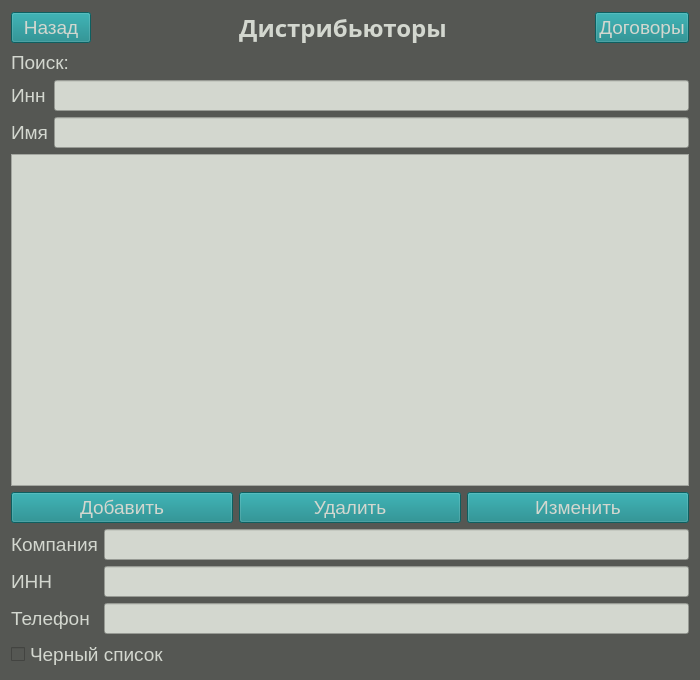
<?xml version="1.0" encoding="UTF-8"?>
<ui version="4.0">
 <class>DistributorsWindow</class>
 <widget class="QWidget" name="DistributorsWindow">
  <property name="geometry">
   <rect>
    <x>0</x>
    <y>0</y>
    <width>700</width>
    <height>680</height>
   </rect>
  </property>
  <property name="windowTitle">
   <string>АИС МЭТ</string>
  </property>
  <property name="styleSheet">
   <string notr="true">background-color: rgb(85, 87, 83);</string>
  </property>
  <layout class="QGridLayout" name="gridLayout_2">
   <item row="0" column="0">
    <layout class="QGridLayout" name="gridLayout">
     <item row="0" column="0">
      <layout class="QHBoxLayout" name="horizontalLayout">
       <item>
        <widget class="QPushButton" name="btnBack">
         <property name="font">
          <font>
           <pointsize>14</pointsize>
          </font>
         </property>
         <property name="styleSheet">
          <string notr="true">background-color: rgb(18, 133, 135);
color: rgb(211, 215, 207);
border-color: rgb(211, 215, 207);</string>
         </property>
         <property name="text">
          <string>Назад</string>
         </property>
        </widget>
       </item>
       <item>
        <widget class="QLabel" name="label_15">
         <property name="sizePolicy">
          <sizepolicy hsizetype="Expanding" vsizetype="Preferred">
           <horstretch>0</horstretch>
           <verstretch>0</verstretch>
          </sizepolicy>
         </property>
         <property name="font">
          <font>
           <family>Ubuntu Mono</family>
           <pointsize>18</pointsize>
           <weight>75</weight>
           <bold>true</bold>
          </font>
         </property>
         <property name="styleSheet">
          <string notr="true">color: rgb(211, 215, 207);</string>
         </property>
         <property name="text">
          <string>Дистрибьюторы</string>
         </property>
         <property name="alignment">
          <set>Qt::AlignCenter</set>
         </property>
        </widget>
       </item>
       <item>
        <widget class="QPushButton" name="btnBack_2">
         <property name="font">
          <font>
           <pointsize>14</pointsize>
          </font>
         </property>
         <property name="styleSheet">
          <string notr="true">background-color: rgb(18, 133, 135);
color: rgb(211, 215, 207);
border-color: rgb(211, 215, 207);</string>
         </property>
         <property name="text">
          <string>Договоры</string>
         </property>
        </widget>
       </item>
      </layout>
     </item>
     <item row="1" column="0">
      <widget class="QLabel" name="label_16">
       <property name="font">
        <font>
         <pointsize>14</pointsize>
        </font>
       </property>
       <property name="styleSheet">
        <string notr="true">color: rgb(211, 215, 207);</string>
       </property>
       <property name="text">
        <string>Поиск:</string>
       </property>
      </widget>
     </item>
     <item row="2" column="0">
      <layout class="QHBoxLayout" name="horizontalLayout_2">
       <item>
        <layout class="QVBoxLayout" name="verticalLayout_9">
         <item>
          <widget class="QLabel" name="label_17">
           <property name="font">
            <font>
             <pointsize>14</pointsize>
            </font>
           </property>
           <property name="styleSheet">
            <string notr="true">color: rgb(211, 215, 207);</string>
           </property>
           <property name="text">
            <string>Инн</string>
           </property>
          </widget>
         </item>
         <item>
          <widget class="QLabel" name="label_18">
           <property name="font">
            <font>
             <pointsize>14</pointsize>
            </font>
           </property>
           <property name="styleSheet">
            <string notr="true">color: rgb(211, 215, 207);</string>
           </property>
           <property name="text">
            <string>Имя</string>
           </property>
          </widget>
         </item>
        </layout>
       </item>
       <item>
        <layout class="QVBoxLayout" name="verticalLayout_10">
         <item>
          <widget class="QLineEdit" name="leINNSearch">
           <property name="font">
            <font>
             <pointsize>14</pointsize>
            </font>
           </property>
           <property name="styleSheet">
            <string notr="true">color: rgb(46, 52, 54);
background-color: rgb(211, 215, 207);</string>
           </property>
           <property name="text">
            <string/>
           </property>
          </widget>
         </item>
         <item>
          <widget class="QLineEdit" name="leNameSearch">
           <property name="font">
            <font>
             <pointsize>14</pointsize>
            </font>
           </property>
           <property name="styleSheet">
            <string notr="true">color: rgb(46, 52, 54);
background-color: rgb(211, 215, 207);</string>
           </property>
           <property name="text">
            <string/>
           </property>
          </widget>
         </item>
        </layout>
       </item>
      </layout>
     </item>
     <item row="3" column="0">
      <widget class="QTableWidget" name="twDistributors">
       <property name="font">
        <font>
         <pointsize>14</pointsize>
        </font>
       </property>
       <property name="styleSheet">
        <string notr="true">background-color: rgb(211, 215, 207);</string>
       </property>
      </widget>
     </item>
     <item row="4" column="0">
      <layout class="QHBoxLayout" name="horizontalLayout_8">
       <item>
        <widget class="QPushButton" name="btnAdd">
         <property name="font">
          <font>
           <pointsize>14</pointsize>
          </font>
         </property>
         <property name="styleSheet">
          <string notr="true">background-color: rgb(18, 133, 135);
color: rgb(211, 215, 207);
border-color: rgb(211, 215, 207);</string>
         </property>
         <property name="text">
          <string>Добавить</string>
         </property>
        </widget>
       </item>
       <item>
        <widget class="QPushButton" name="btnDelete">
         <property name="font">
          <font>
           <pointsize>14</pointsize>
          </font>
         </property>
         <property name="styleSheet">
          <string notr="true">background-color: rgb(18, 133, 135);
color: rgb(211, 215, 207);
border-color: rgb(211, 215, 207);</string>
         </property>
         <property name="text">
          <string>Удалить</string>
         </property>
        </widget>
       </item>
       <item>
        <widget class="QPushButton" name="btnChange">
         <property name="font">
          <font>
           <pointsize>14</pointsize>
          </font>
         </property>
         <property name="styleSheet">
          <string notr="true">background-color: rgb(18, 133, 135);
color: rgb(211, 215, 207);
border-color: rgb(211, 215, 207);</string>
         </property>
         <property name="text">
          <string>Изменить</string>
         </property>
        </widget>
       </item>
      </layout>
     </item>
     <item row="5" column="0">
      <layout class="QHBoxLayout" name="horizontalLayout_9">
       <item>
        <layout class="QVBoxLayout" name="verticalLayout_11">
         <item>
          <widget class="QLabel" name="label_19">
           <property name="font">
            <font>
             <pointsize>14</pointsize>
            </font>
           </property>
           <property name="styleSheet">
            <string notr="true">color: rgb(211, 215, 207);</string>
           </property>
           <property name="text">
            <string>Компания</string>
           </property>
          </widget>
         </item>
         <item>
          <widget class="QLabel" name="label_20">
           <property name="font">
            <font>
             <pointsize>14</pointsize>
            </font>
           </property>
           <property name="styleSheet">
            <string notr="true">color: rgb(211, 215, 207);</string>
           </property>
           <property name="text">
            <string>ИНН</string>
           </property>
          </widget>
         </item>
         <item>
          <widget class="QLabel" name="label_21">
           <property name="font">
            <font>
             <pointsize>14</pointsize>
            </font>
           </property>
           <property name="styleSheet">
            <string notr="true">color: rgb(211, 215, 207);</string>
           </property>
           <property name="text">
            <string>Телефон</string>
           </property>
          </widget>
         </item>
        </layout>
       </item>
       <item>
        <layout class="QVBoxLayout" name="verticalLayout_12">
         <item>
          <widget class="QLineEdit" name="leName">
           <property name="font">
            <font>
             <pointsize>14</pointsize>
            </font>
           </property>
           <property name="styleSheet">
            <string notr="true">color: rgb(46, 52, 54);
background-color: rgb(211, 215, 207);</string>
           </property>
           <property name="text">
            <string/>
           </property>
          </widget>
         </item>
         <item>
          <widget class="QLineEdit" name="leINN">
           <property name="font">
            <font>
             <pointsize>14</pointsize>
            </font>
           </property>
           <property name="styleSheet">
            <string notr="true">color: rgb(46, 52, 54);
background-color: rgb(211, 215, 207);</string>
           </property>
           <property name="text">
            <string/>
           </property>
          </widget>
         </item>
         <item>
          <widget class="QLineEdit" name="lePhone">
           <property name="font">
            <font>
             <pointsize>14</pointsize>
            </font>
           </property>
           <property name="styleSheet">
            <string notr="true">color: rgb(46, 52, 54);
background-color: rgb(211, 215, 207);</string>
           </property>
           <property name="text">
            <string/>
           </property>
          </widget>
         </item>
        </layout>
       </item>
      </layout>
     </item>
     <item row="6" column="0">
      <widget class="QCheckBox" name="cbBlackList">
       <property name="font">
        <font>
         <pointsize>14</pointsize>
        </font>
       </property>
       <property name="styleSheet">
        <string notr="true">color: rgb(211, 215, 207);
background-color: rgb(85, 87, 83);</string>
       </property>
       <property name="text">
        <string>Черный список</string>
       </property>
      </widget>
     </item>
    </layout>
   </item>
  </layout>
 </widget>
 <resources/>
 <connections/>
</ui>
